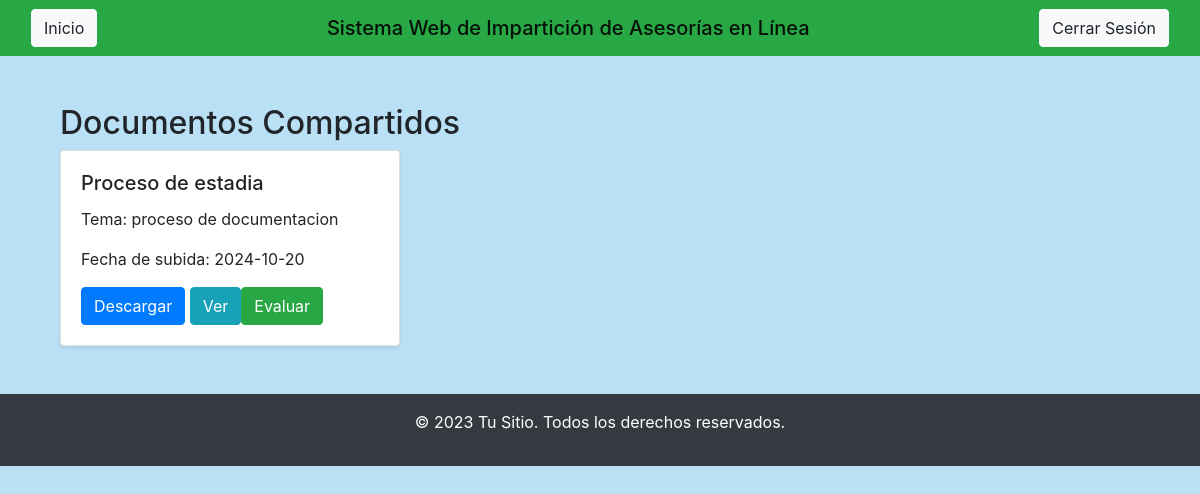
/Vista/ESTUDIANTE/Evaluar_Documento.php (signed in), run on the app's committed database.
### tables this page shows
CREATE TABLE `compartir_recursos` (
  `ID_Compartir_Recurso` int(11) NOT NULL AUTO_INCREMENT,
  `ID_Docente_Com` int(11) DEFAULT NULL,
  `ID_Estudiante_Com` int(11) DEFAULT NULL,
  `ID_Documento_Com` int(11) DEFAULT NULL,
  `ID_Topico_Com` int(11) DEFAULT NULL,
  `Fecha_Compartida` datetime NOT NULL,
  PRIMARY KEY (`ID_Compartir_Recurso`),
  KEY `ID_Docente_Com` (`ID_Docente_Com`),
  KEY `ID_Estudiante_Com` (`ID_Estudiante_Com`),
  KEY `ID_Documento_Com` (`ID_Documento_Com`),
  KEY `ID_Topico_Com` (`ID_Topico_Com`),
  CONSTRAINT `compartir_recursos_ibfk_1` FOREIGN KEY (`ID_Docente_Com`) REFERENCES `docente` (`ID_Usuario_D`),
  CONSTRAINT `compartir_recursos_ibfk_2` FOREIGN KEY (`ID_Estudiante_Com`) REFERENCES `estudiante` (`ID_Usuario_E`),
  CONSTRAINT `compartir_recursos_ibfk_3` FOREIGN KEY (`ID_Documento_Com`) REFERENCES `documentos` (`ID_Documento`),
  CONSTRAINT `compartir_recursos_ibfk_4` FOREIGN KEY (`ID_Topico_Com`) REFERENCES `topicos` (`ID_Topico`)
);

CREATE TABLE `documentos` (
  `ID_Documento` int(11) NOT NULL AUTO_INCREMENT,
  `Titulo` varchar(100) NOT NULL,
  `Tema` varchar(200) NOT NULL,
  `Fch_subida` date NOT NULL,
  `Ubicacion` varchar(250) NOT NULL,
  `ID_Docente_Subio` int(11) DEFAULT NULL,
  PRIMARY KEY (`ID_Documento`),
  KEY `ID_Docente_Subio` (`ID_Docente_Subio`),
  CONSTRAINT `documentos_ibfk_1` FOREIGN KEY (`ID_Docente_Subio`) REFERENCES `docente` (`ID_Usuario_D`)
);

### Modelo/Conexion.php (called while the page is built)
<?php
	class Conectar{
		public function conexion() {
			$servidor = "localhost";
			$usuario = "root";
			$password = "";
			$base = "Asesoria_Linea";
			$conexion = mysqli_connect($servidor,
										$usuario,
										$password,
										$base);
			$conexion->set_charset('utf8mb4');
			return $conexion;
		}
	}
?>

### Vista/ESTUDIANTE/Evaluar_Documento.php (the view, shortened to what this page needs)
<?php
include('../../Modelo/Conexion.php');
$usuario = $_SESSION['usuario'];
$conexion = (new Conectar())->conexion();
$query = "
    SELECT
        D.ID_Documento,
        D.Titulo,
        D.Tema,
        D.Fch_subida,
        D.Ubicacion,
        C.ID_Compartir_Recurso,
        (SELECT COUNT(*) FROM Evaluacion_Material EM WHERE EM.ID_Compartir_Recursos = C.ID_Compartir_Recurso) AS Evaluado
    FROM
        Documentos D
    INNER JOIN
        Compartir_Recursos C ON D.ID_Documento = C.ID_Documento_Com
    INNER JOIN
        Estudiante E ON C.ID_Estudiante_Com = E.ID_Usuario_E
    WHERE
        E.Correo_electronico_E = '$usuario'
";
$resultado = $conexion->query($query);
?>
<div class="container mt-5">
    <h2>Documentos Compartidos</h2>
    <div class="row">
        <?php
        while ($documento = $resultado->fetch_assoc()) {
            $idDocumento = $documento['ID_Documento'];
            $titulo = $documento['Titulo'];
            $tema = $documento['Tema'];
            $fchSubida = $documento['Fch_subida'];
            $ubicacion = $documento['Ubicacion'];
            $idCompartirRecurso = $documento['ID_Compartir_Recurso'];
            $evaluado = $documento['Evaluado'];
            $ruta = "../../" . $ubicacion;
            echo "
            <div class='col-md-4'>
                <div class='card mb-4 shadow-sm'>
                    <div class='card-body'>
                        <h5 class='card-title'>$titulo</h5>
                        <p class='card-text'>Tema: $tema</p>
                        <p class='card-text'>Fecha de subida: $fchSubida</p>
                        <a class='btn btn-primary' href='$ruta' download>Descargar</a>
                        <button class='btn btn-info' data-bs-toggle='modal' data-bs-target='#verDocumento$idDocumento'>Ver</button>";
                        if ($evaluado > 0) {
                            echo "<button class='btn btn-success' disabled>Evaluado</button>";
                        } else {
                            echo "<button class='btn btn-success' data-bs-toggle='modal' data-bs-target='#evaluarDocumento$idDocumento'>Evaluar</button>";
                        }
                        echo "
                    </div>
                </div>
            </div>
            <div class='modal fade' id='verDocumento$idDocumento' tabindex='-1' aria-labelledby='verDocumentoLabel$idDocumento' aria-hidden='true'>
                            <h5 class='modal-title' id='verDocumentoLabel$idDocumento'>$titulo</h5>
                            <iframe src='$ruta' width='100%' height='500px'></iframe>
            </div>
            <div class='modal fade' id='evaluarDocumento$idDocumento' tabindex='-1' aria-labelledby='evaluarDocumentoLabel$idDocumento' aria-hidden='true'>
                            <h5 class='modal-title' id='evaluarDocumentoLabel$idDocumento'>Evaluar $titulo</h5>
                            <form id='formEvaluacion$idDocumento' method='POST'>
                                    <label for='calificacion$idDocumento' class='form-label'>Calificación (1 a 5):</label>
                                    <select class='form-select' id='calificacion$idDocumento' name='calificacion' required>
                                    </select>
                                    <label for='comentarios$idDocumento' class='form-label'>Comentarios:</label>
                                    <textarea class='form-control' id='comentarios$idDocumento' name='comentarios' rows='3' required></textarea>
                                <input type='hidden' name='id_compartir_recurso' value='$idCompartirRecurso'>
                                <button type='button' class='btn btn-primary' onclick='enviarEvaluacion($idDocumento)'>Enviar Evaluación</button>
                            </form>
            </div>
            ";
        }
        ?>
    </div>
</div>

### Vista/ESTUDIANTE/head.php (style rules this page uses)
body { background: #bae0f5; }

### data on the page
compartir_recursos: ID_Documento_Com.Titulo "Proceso de estadia", ID_Documento_Com.Tema "proceso de documentacion", ID_Documento_Com.Fch_subida "2024-10-20"
